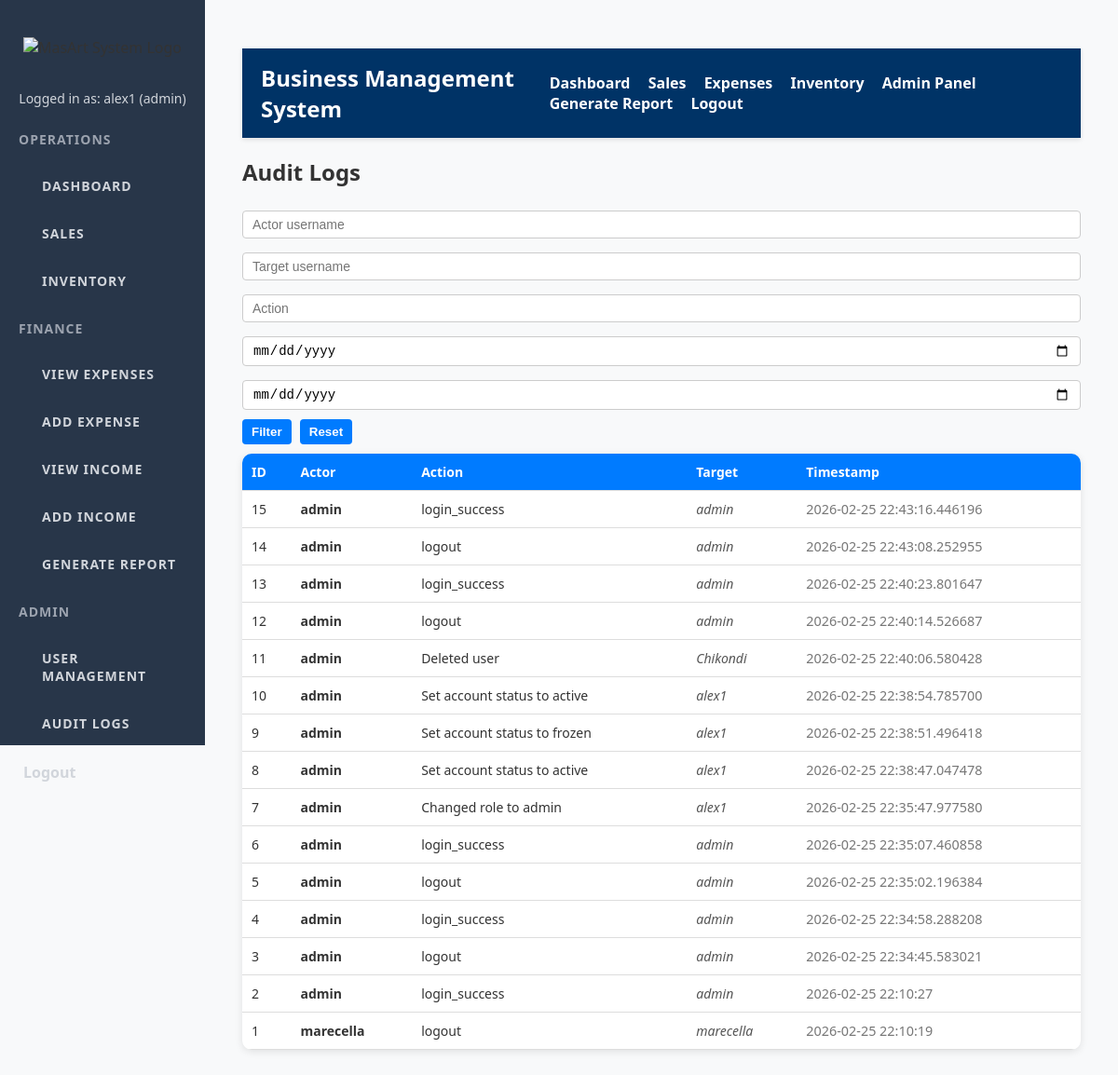
Screenshot of /audit_logs (signed in) with the database file from the repository.
### tables this page shows
CREATE TABLE audit_logs (
                id INTEGER PRIMARY KEY AUTOINCREMENT,
                actor_username TEXT NOT NULL,
                action TEXT NOT NULL,
                target_username TEXT,
                timestamp DATETIME DEFAULT CURRENT_TIMESTAMP
            , ip_address TEXT, user_agent TEXT);

### app.py (the view)
@app.route('/audit_logs', methods=['GET', 'POST'])
@admin_required
def audit_logs():
    if session.get('role') not in ['admin', 'superadmin']:
        flash("Access denied.", "error")
        return redirect(url_for('dashboard'))
    actor_filter = request.form.get('actor', '').strip()
    target_filter = request.form.get('target', '').strip()
    action_filter = request.form.get('action', '').strip()
    start_date = request.form.get('start_date', '')
    end_date = request.form.get('end_date', '')
    query = "SELECT id, actor_username, action, target_username, timestamp FROM audit_logs WHERE 1=1"
    params = []
    if actor_filter:
        query += " AND actor_username LIKE ?"
        params.append(f"%{actor_filter}%")
    if target_filter:
        query += " AND target_username LIKE ?"
        params.append(f"%{target_filter}%")
    if action_filter:
        query += " AND action LIKE ?"
        params.append(f"%{action_filter}%")
    if start_date:
        query += " AND date(timestamp) >= ?"
        params.append(start_date)
    if end_date:
        query += " AND date(timestamp) <= ?"
        params.append(end_date)
    query += " ORDER BY timestamp DESC LIMIT 500"  # limit for performance
    conn = get_db_connection()
    cursor = conn.cursor()
    cursor.execute(query, tuple(params))
    logs = cursor.fetchall()
    conn.close()
    return render_template(
        'audit_logs.html',
        logs=logs,
        actor_filter=actor_filter,
        target_filter=target_filter,
        action_filter=action_filter,
        start_date=start_date,
        end_date=end_date
    )

### app.py (called while the page is built)
def admin_required(f):
    @wraps(f)
    def decorated_function(*args, **kwargs):
        if 'role' not in session or session['role'] != 'admin':
            flash("You do not have permission to access this page.", "error")
            return redirect(url_for('dashboard'))
        return f(*args, **kwargs)
    return decorated_function

def get_db_connection():
    conn = sqlite3.connect(DATABASE, timeout=10)  # Added timeout to avoid database lock errors
    conn.row_factory = sqlite3.Row  # This allows us to access columns by name
    return conn

### templates/audit_logs.html (shortened to what this page needs)
{% extends "base.html" %}
{% block content %}
<h2>Audit Logs</h2>
<form method="POST" class="filter-form">
    <input type="text" name="actor" placeholder="Actor username" value="{{ actor_filter }}">
    <input type="text" name="target" placeholder="Target username" value="{{ target_filter }}">
    <input type="text" name="action" placeholder="Action" value="{{ action_filter }}">
    <input type="date" name="start_date" value="{{ start_date }}">
    <input type="date" name="end_date" value="{{ end_date }}">
    <button type="submit">Filter</button>
    <a href="{{ url_for('audit_logs') }}"><button type="button">Reset</button></a>
</form>
<table>
    <tr>
        <th>ID</th>
        <th>Actor</th>
        <th>Action</th>
        <th>Target</th>
        <th>Timestamp</th>
    </tr>
    {% for log in logs %}
    <tr>
        <td>{{ log['id'] }}</td>
        <td class="actor">{{ log['actor_username'] }}</td>
        <td>{{ log['action'] }}</td>
        <td class="target">{{ log['target_username'] or '-' }}</td>
        <td class="timestamp">{{ log['timestamp'] }}</td>
    </tr>
    {% else %}
    <tr>
        <td colspan="5" style="text-align:center;">No audit logs found.</td>
    </tr>
    {% endfor %}
</table>
{% endblock %}

### static/style.css (style rules this page uses)
body { margin: 0; font-family: 'Segoe UI', Tahoma, Geneva, Verdana, sans-serif; background: #f8f9fa; color: #333; }
table { width: 100%; border-collapse: collapse; background: white; border-radius: 10px; overflow: hidden; box-shadow: 0 2px 8px rgba(0,0,0,0.1); }
th, td { padding: 14px 16px; border-bottom: 1px solid #e5e7eb; font-size: 14px; }
th { background-color: #f3f4f6; font-weight: 600; color: #062f86; text-align: left; }
button, .add-sale-btn, .btn-pdf { background-color: #062f86; color: white; padding: 10px 18px; border: none; border-radius: 6px; font-weight: 600; cursor: pointer; transition: background-color 0.25s ease; display: inline-block; text-align: center; text-decoration: none; }
input, select { width: 100%; padding: 8px 10px; margin-top: 5px; margin-bottom: 10px; border-radius: 5px; border: 1px solid #a1a1a1; box-sizing: border-box; font-size: 14px; }

### templates/audit_logs.html (style rules this page uses)
table { border-collapse: collapse; width: 100%; }
th, td { padding: 10px; text-align: left; border-bottom: 1px solid #ddd; }
th { background-color: #007bff; color: white; }
.actor { font-weight: bold; }
.target { font-style: italic; color: #555; }
.timestamp { color: #777; font-size: 0.9em; }
.filter-form input, .filter-form button { padding: 6px 10px; margin-right: 5px; margin-bottom: 10px; border-radius: 4px; border: 1px solid #ccc; }
.filter-form button { background-color: #007bff; color: white; border: none; cursor: pointer; transition: 0.2s; }

### rows the page displays
audit_logs: id "15", actor_username "admin", action "login_success", target_username "admin", timestamp "2026-02-25 22:43:16.446196"
audit_logs: id "14", actor_username "admin", action "logout", target_username "admin", timestamp "2026-02-25 22:43:08.252955"
audit_logs: id "13", actor_username "admin", action "login_success", target_username "admin", timestamp "2026-02-25 22:40:23.801647"
audit_logs: id "12", actor_username "admin", action "logout", target_username "admin", timestamp "2026-02-25 22:40:14.526687"
audit_logs: id "11", actor_username "admin", action "Deleted user", target_username "Chikondi", timestamp "2026-02-25 22:40:06.580428"
audit_logs: id "10", actor_username "admin", action "Set account status to active", target_username "alex1", timestamp "2026-02-25 22:38:54.785700"
audit_logs: id "9", actor_username "admin", action "Set account status to frozen", target_username "alex1", timestamp "2026-02-25 22:38:51.496418"
audit_logs: id "8", actor_username "admin", action "Set account status to active", target_username "alex1", timestamp "2026-02-25 22:38:47.047478"
audit_logs: id "7", actor_username "admin", action "Changed role to admin", target_username "alex1", timestamp "2026-02-25 22:35:47.977580"
audit_logs: id "6", actor_username "admin", action "login_success", target_username "admin", timestamp "2026-02-25 22:35:07.460858"
audit_logs: id "5", actor_username "admin", action "logout", target_username "admin", timestamp "2026-02-25 22:35:02.196384"
audit_logs: id "4", actor_username "admin", action "login_success", target_username "admin", timestamp "2026-02-25 22:34:58.288208"
audit_logs: id "3", actor_username "admin", action "logout", target_username "admin", timestamp "2026-02-25 22:34:45.583021"
audit_logs: id "2", actor_username "admin", action "login_success", target_username "admin", timestamp "2026-02-25 22:10:27"
audit_logs: id "1", actor_username "marecella", action "logout", target_username "marecella", timestamp "2026-02-25 22:10:19"

### other values shown
{{ session['user'] }} "alex1"
{{ session['role'] }} "admin"
